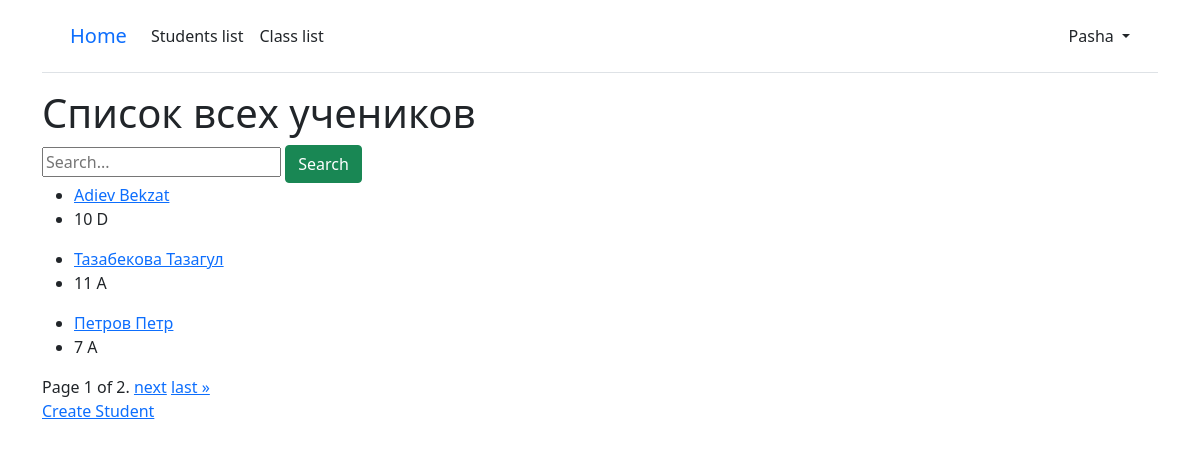
Page /students/ (signed in) on the committed database.
### school/models.py (models this page shows, shortened)
class Teacher(AbstractUser):
    phone_number = models.CharField(
        max_length=20, unique=True, verbose_name="Номер телефона"
    )
    teacher_class = models.ForeignKey(
        "Class",
        on_delete=models.CASCADE,
        related_name="teachers",
        blank=True,
        null=True,
        verbose_name="Класс",
    )
    item_name = models.CharField(max_length=100, verbose_name="Предмет")
    USERNAME_FIELD = "phone_number"  # Set the phone_number field as the username field for authentication
    REQUIRED_FIELDS = []
    class Meta:
        verbose_name_plural = "Учителя"
        verbose_name = "Учитель"

class Student(models.Model):
    full_name = models.CharField(max_length=100, verbose_name="ФИО")
    email = models.EmailField()
    date_of_birth = models.DateField(verbose_name="Дата рождения")
    student_class = models.ManyToManyField("Class", blank=True, verbose_name="Класс")
    address = models.TextField(verbose_name="Адрес")
    sex = models.CharField(max_length=10, verbose_name="пол")
    photo = models.ImageField(
        upload_to="student_photos/", blank=True, null=True, verbose_name="Фото"
    )
    def get_absolute_url(self):
        return reverse("student_detail", kwargs={"pk": self.pk})
    class Meta:
        verbose_name_plural = "Ученики"
        verbose_name = "Ученик"

class Class(models.Model):
    name = models.CharField(max_length=100, verbose_name="Название класса")
    teacher = models.ForeignKey(
        Teacher, on_delete=models.CASCADE, verbose_name="Учитель"
    )
    students = models.ManyToManyField(Student, blank=True, verbose_name="Ученики")
    class Meta:
        verbose_name_plural = "Классы"
        verbose_name = "Класс"

### school/views.py (the view)
# urls.py: path("students/", views.StudentListView.as_view(), name="student_list"),
class StudentListView(LoginRequiredMixin, generic.ListView):
    model = Student
    template_name = "school/student_list.html"
    context_object_name = "students"
    paginate_by = 3
    def get_queryset(self):
        queryset = super().get_queryset()
        search_query = self.request.GET.get("search")
        if search_query:
            queryset = queryset.filter(
                Q(full_name__icontains=search_query)
                | Q(email__icontains=search_query)
                | Q(student_class__name__icontains=search_query)
            )
        return queryset

### school/templates/school/student_list.html (shortened to what this page needs)
{% extends '_base.html' %}
{% load crispy_forms_tags %}
{% block content %}
<div>
  <h1>Список всех учеников</h1>
  <form method="GET" action="{% url 'student_list' %}">
    <input type="text" name="search" placeholder="Search...">
    <button class="btn btn-success" type="submit">Search</button>
  </form>
  {% for student in students %}
  <ul>
    <li><a href="{{ student.get_absolute_url }}">{{ student.full_name }}</a></li>
    <li>
      {% for class_obj in student.student_class.all %}
      {{ class_obj.name }}
      {% empty %}
      Не привязан к классу
      {% endfor %}
    </li>
  </ul>
  {% empty %}
  Список пуст
  {% endfor %}
  {% include '_pagination.html' %}
  <a href="{% url 'student_create' %}">Create Student</a>
</div>
{% endblock content %}

### school/templates/_base.html (shortened to what this page needs)
{% load static %}
<!DOCTYPE html>
<html lang="en">
<head>
    <link href="{% static 'css/base.css' %}" rel="stylesheet">
    <link href="https://cdn.jsdelivr.net/npm/bootstrap@5.1.3/dist/css/bootstrap.min.css" rel="stylesheet"
>
</head>
<body>
    <div class="container">
        <header class="p-3 mb-3 border-bottom">
            <div class="container">
                <div class="d-flex flex-wrap align-items-center justify-content-center
        justify-content-lg-start">
                    <a class="navbar-brand" href="{% url 'home' %}">Home</a>
                    <ul class="nav col-12 col-lg-auto me-lg-auto mb-2 justify-content-center
        mb-md-0">
                        {% if user.is_authenticated %}
                        <li><a href="{% url 'student_list' %}" class="nav-link px-2 link-dark">Students list</a></li>
                        <li><a href="{% url 'class_list' %}" class="nav-link px-2 link-dark">Class list</a></li>
                    </ul>
                    <div class="dropdown text-end">
                        <a href="#" class="d-block link-dark text-decoration-none dropdown-toggle" id="dropdownUser1"
                            data-bs-toggle="dropdown" aria-expanded="false">
                            {{ user.username }}
                        </a>
                    </div>
                    {% endif %}
                </div>
            </div>
        </header>
        <main>
            {% block content %}
            {% endblock content %}
        </main>
</body>
</html>

### school/static/css/base.css (style rules this page uses)
body { font-family: 'Source Sans Pro', sans-serif; font-size: 18px; }
header { border-bottom: 1px solid #999; margin-bottom: 2rem; display: flex; }

### rows in the picture
Teacher: username "Pasha"
Student: full_name "Adiev Bekzat"
Class: name "10 D"
Student: full_name "Тазабекова Тазагул"
Class: name "11 А"
Student: full_name "Петров Петр"
Class: name "7 A"

### other values in the picture
{{ page_obj.number }} "1"
{{ page_obj.paginator.num_pages }} "2"
